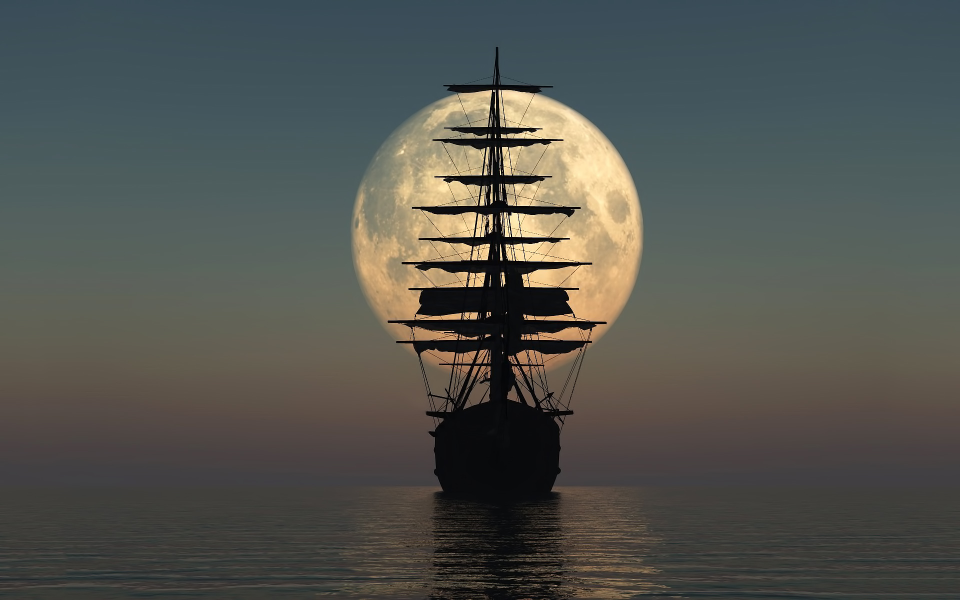
#> input picture image.jpeg, 1920 x 1200 px (shown at 1/2 size)
$ python divImg.py
#> lines starting #> are read from the running program, lines starting #| are printed output that depends on the picture
import cv2
import numpy as np

# Load the two images
image1 = cv2.imread('image.jpeg').astype(np.float32)
image2 = cv2.imread('image2.jpg').astype(np.float32)
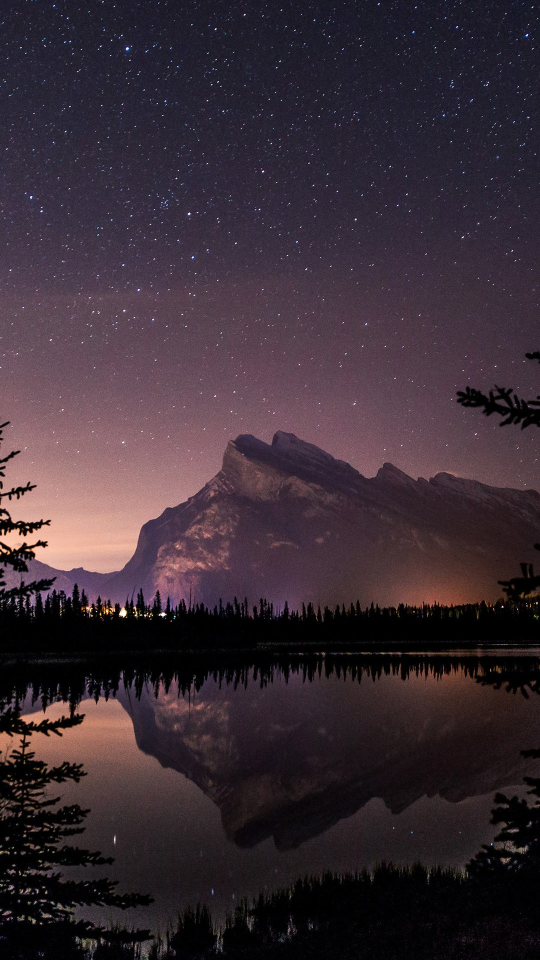
#> input picture image2.jpg, 1080 x 1920 px (shown at 1/2 size)

# Ensure both images have the same dimensions
image2 = cv2.resize(image2, (image1.shape[1], image1.shape[0]))
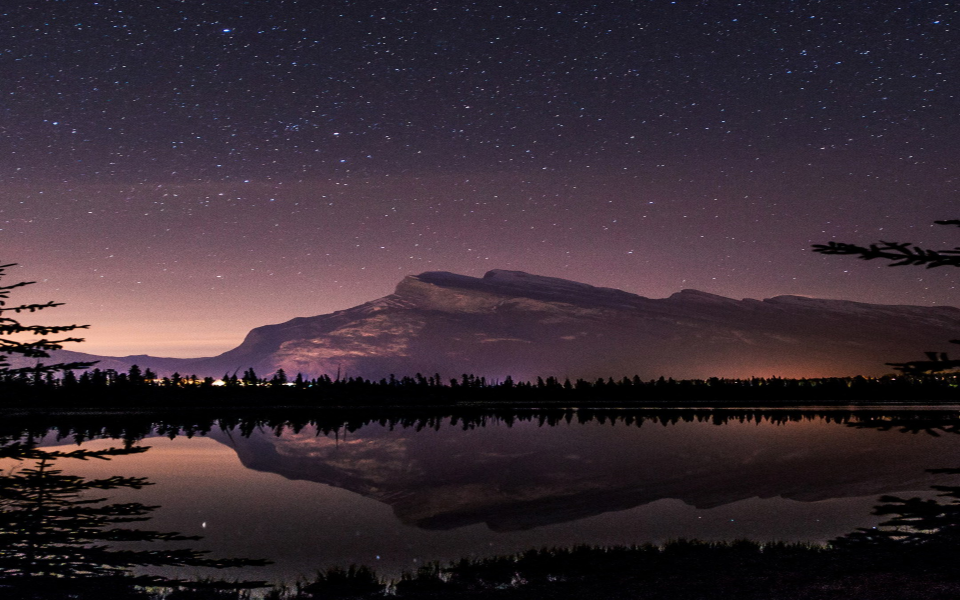
#> image2: shape (1200, 1920, 3) float32 (shown at 1/2 size); mean B, G, R 52.1, 43.8, 57.2

# Divide the images
result = cv2.divide(image1, image2)
#> result: shape (1200, 1920, 3) float32; 3.33% of the values are NaN or infinite; the others: min 0, max 41920, mean 18.14

# Convert the result back to uint8
result = result.astype(np.uint8)
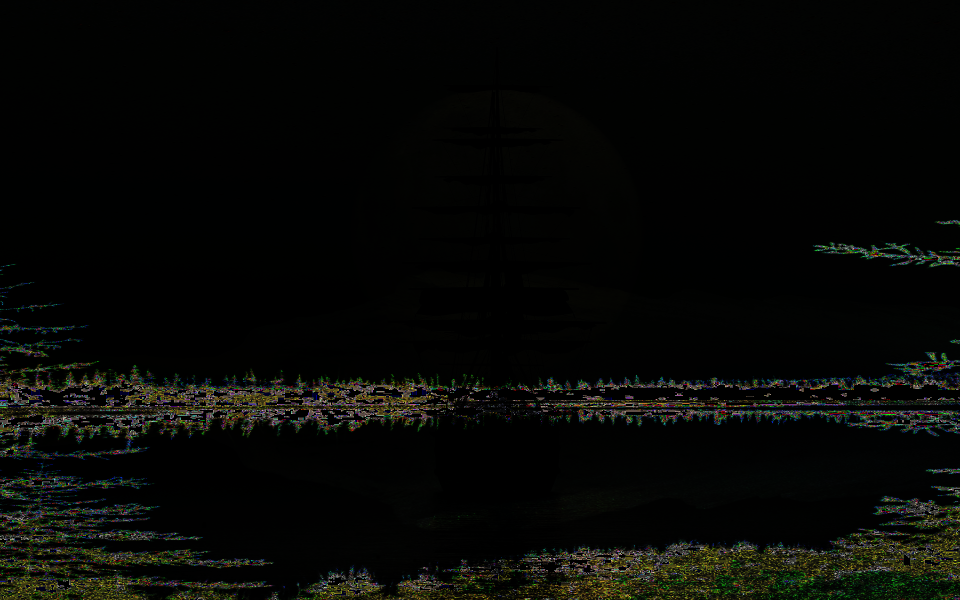
#> result: shape (1200, 1920, 3) (shown at 1/2 size); mean B, G, R 5.6, 8.1, 7.1

# Display the result
cv2.imshow('Result', result)
cv2.waitKey(0)
cv2.destroyAllWindows()
